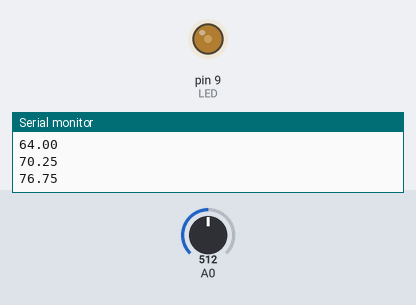
This sketch was run on a simulated Arduino Uno, built with avr-gcc and run on an emulated ATmega328P. Shown: output pins drawn as LEDs (lit = HIGH), the last lines printed to the serial monitor. Inputs (shaded band) come from the test bench; at power-on: A0 = 512.

Above: at 1.25 s.
1.3 s: A0 set to 716
4.3 s: A0 set to 900
At 7.0 s:
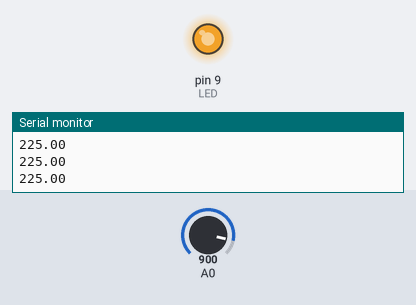
7.3 s: A0 set to 122
At 10.0 s:
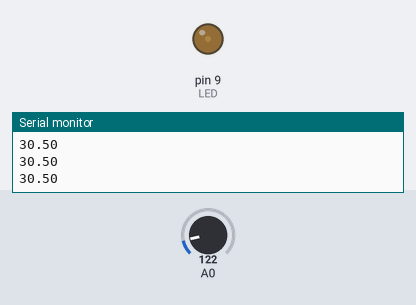
10.3 s: A0 set to 0
At 10.51 s:
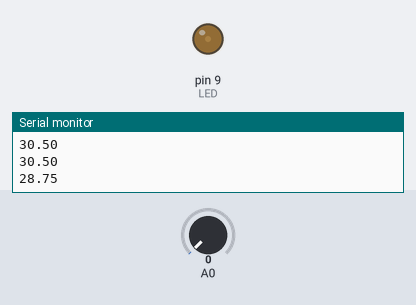
Timing chart, 0 to 13.8 s (numbered marks = the images above; inputs shaded):
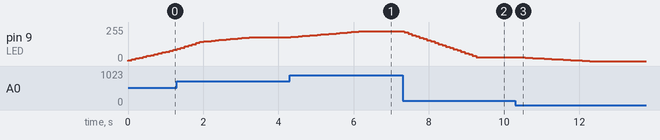

Measured:
- after the input at 4.3 s, pin 9 (LED): moves from 179/255 to 225/255 over 1.9 s, starting at once
- after the input at 7.3 s, pin 9 (LED): moves from 225/255 to 30/255 over 1.9 s, starting at once
- after the input at 10.3 s, pin 9 (LED): moves from 30/255 to 0/255 over 1.9 s, starting after 0.06 s

The sketch:

photo2_sep04b.ino
```cpp
const int AVERAGE = 20;
const int LED = 9;
//int val = 0;
int val[AVERAGE]={};
int valsum = 0;
double valave = 0;
int count = 0;
//int state = 0;
//int LEDstate = 0;

void setup(){
  pinMode(LED,OUTPUT);    //13Pinを出力にする
  Serial.begin(9800);     //モニター出力
//  pinMode(BUTTON,INPUT);  //12Pinを入力にする
}
void loop(){
//  digitalWrite(LED,HIGH);
//  delay(1000);
//  digitalWrite(LED,LOW);
//  delay(1000);

    valsum = valsum - val[count];
    val[count] = analogRead(0);
    valsum = valsum + val[count];
    valave = valsum / AVERAGE;

    count++;
    if(count >= AVERAGE){
      count = 0;
    }

    analogWrite(LED,valave/4);
    delay(100);
    Serial.println(valave/4);

//    if( == HIGH){
//      digitalWrite(LED,HIGH);
//      delay(val);
//    }else{
//      digitalWrite(LED,LOW);
//      delay(val);
//    }
}
```
